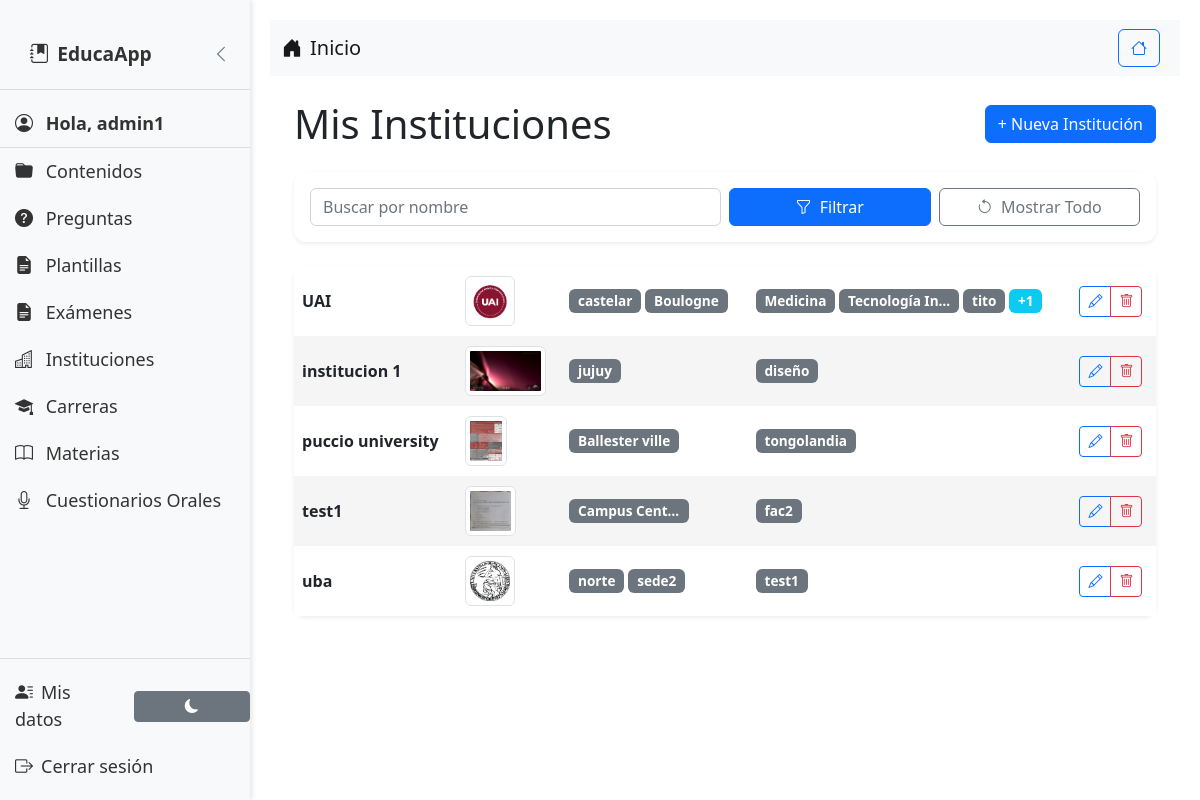
Screenshot of /instituciones-v2/ (signed in) with the database file from the repository.
### material/models.py (models this page shows, shortened)
class InstitutionV2(models.Model):
    name = models.CharField(
        max_length=255,
        verbose_name="Nombre",
        help_text="Nombre completo de la institución"
    )
    logo = models.ImageField(
        upload_to='institution_logos_v2/',
        null=True,
        blank=True,
        verbose_name="Logo",
        help_text="Subir imagen del logo institucional"
    )
    is_active = models.BooleanField(
        default=True,
        verbose_name="Activa",
        help_text="Indica si la institución está activa en el sistema"
    )
    created_at = models.DateTimeField(
        auto_now_add=True,
        verbose_name="Fecha de creación"
    )
    updated_at = models.DateTimeField(
        auto_now=True,
        verbose_name="Última actualización"
    )
    class Meta:
        verbose_name = "Institución V2"
        verbose_name_plural = "Instituciones V2"
        ordering = ['name']
        constraints = [
            models.UniqueConstraint(
                fields=['name'],
                condition=models.Q(is_active=True),
                name='unique_active_institution_name'
            )
        ]

class CampusV2(models.Model):
    institution = models.ForeignKey(
        InstitutionV2,
        on_delete=models.CASCADE,
        related_name='campusv2_set',
        verbose_name="Institución"
    )
    name = models.CharField(
        max_length=255,
        verbose_name="Nombre de la Sede",
        help_text="Nombre de la sede"
    )
    address = models.TextField(
        verbose_name="Dirección",
        help_text="Dirección completa de la sede",
        blank=True,
        null=True
    )
    is_active = models.BooleanField(
        default=True,
        verbose_name="Activa",
        help_text="Indica si la sede está activa"
    )
    created_at = models.DateTimeField(auto_now_add=True)
    updated_at = models.DateTimeField(auto_now=True)
    class Meta:
        verbose_name = "Sede V2"
        verbose_name_plural = "Sedes V2"
        constraints = [
            models.UniqueConstraint(
                fields=['institution', 'name'],
                name='unique_campus_name_per_institution'
            )
        ]

class FacultyV2(models.Model):
    institution = models.ForeignKey(
        InstitutionV2,
        on_delete=models.CASCADE,
        related_name='facultyv2_set',
        verbose_name="Institución"
    )
    name = models.CharField(
        max_length=255,
        verbose_name="Nombre de la Facultad",
        help_text="Nombre de la facultad"
    )
    is_active = models.BooleanField(
        default=True,
        verbose_name="Activa",
        help_text="Indica si la facultad está activa"
    )
    created_at = models.DateTimeField(auto_now_add=True)
    updated_at = models.DateTimeField(auto_now=True)
    class Meta:
        verbose_name = "Facultad"
        verbose_name_plural = "Facultades"
        ordering = ['name']
        unique_together = ['institution', 'name']

### material/views.py (the view)
# urls.py: path('instituciones-v2/', material_views.institution_v2_list, name='institution_v2_list'),
@login_required
def institution_v2_list(request):
    name_query = request.GET.get('name', '')
    favorite_only = request.GET.get('favorites') == 'on'
    institutions = InstitutionV2.objects.filter(
        userinstitution__user=request.user,
        is_active=True  # Solo mostrar instituciones activas
    )
    if name_query:
        institutions = institutions.filter(name__icontains=name_query)
    if favorite_only:
        institutions = institutions.filter(
            userinstitution__user=request.user,
            userinstitution__is_favorite=True
        )
    institutions = institutions.prefetch_related(
        'campusv2_set',
        'facultyv2_set'
    ).distinct()
    favorite_count = UserInstitution.objects.filter(
        user=request.user,
        is_favorite=True,
        institution__is_active=True  # Contar solo favoritos activos
    ).count()
    paginator = Paginator(institutions, 10)
    page_number = request.GET.get('page')
    page_obj = paginator.get_page(page_number)
    return render(request, 'material/institutions_v2/list.html', {
        'institutions': page_obj,
        'name_query': name_query,
        'favorite_only': favorite_only,
        'favorite_count': favorite_count,
    })

### material/templates/material/institutions_v2/list.html (shortened to what this page needs)
{% extends "material/base.html" %}
{% load static %}
{% block content %}
<div class="container mt-4">
    <div class="d-flex flex-column flex-md-row justify-content-between align-items-start align-items-md-center mb-4 gap-2">
        <h1 class="mb-2 mb-md-0">Mis Instituciones</h1>
        <a href="{% url 'material:create_institution_v2' %}" class="btn btn-primary">
            + Nueva Institución
        </a>
    </div>
    <div class="card mb-4 border-0 shadow-sm">
        <div class="card-body p-3">
            <form method="get" class="row g-2 align-items-center">
                <div class="col-12 col-md-6">
                    <input type="text" name="name" value="{{ name_query }}"
                           class="form-control" placeholder="Buscar por nombre">
                </div>
                <div class="col-6 col-md-3">
                    <button type="submit" class="btn btn-primary w-100">
                        <i class="bi bi-funnel me-1"></i> Filtrar
                    </button>
                </div>
                <div class="col-6 col-md-3">
                    <a href="{% url 'material:institution_v2_list' %}"
                       class="btn {% if name_query %}btn-warning{% else %}btn-outline-secondary{% endif %} w-100">
                        <i class="bi bi-arrow-counterclockwise me-1"></i> Mostrar Todo
                    </a>
                </div>
            </form>
        </div>
    </div>
    <div class="card border-0 shadow-sm">
        <div class="card-body p-0">
            <div class="table-responsive">
                <table class="table table-hover mb-0">
                    <tbody>
                        {% for institution in institutions %}
                            <tr class="position-relative {% cycle 'row-white' 'row-gray' %} institution-row">
                                <td class="align-middle border-0 d-none d-md-table-cell">
                                    <a href="{% url 'material:institution_v2_detail' institution.pk %}" class="text-decoration-none text-dark fw-bold institution-name">
                                        {{ institution.name }}
                                    </a>
                                </td>
                                <td class="align-middle border-0 d-none d-md-table-cell">
                                    {% if institution.logo %}
                                        <img src="{{ institution.logo.url }}" alt="Logo" class="img-thumbnail" style="max-height: 50px; min-height: 50px;">
                                    {% else %}
                                        <div style="height: 50px; display: flex; align-items: center;">
                                            <span class="text-muted no-logo-text">Sin logo</span>
                                        </div>
                                    {% endif %}
                                </td>
                                <td class="align-middle border-0 d-none d-md-table-cell">
                                    {% if institution.campusv2_set.all %}
                                        <div class="d-flex flex-wrap gap-1 align-items-center">
                                            {% for campus in institution.campusv2_set.all|slice:":3" %}
                                                <span class="badge bg-secondary text-white">{{ campus.name }}</span>
                                            {% endfor %}
                                        </div>
                                    {% else %}
                                        <span class="text-muted no-campus-text">Sin sedes</span>
                                    {% endif %}
                                </td>
                                <td class="align-middle border-0 d-none d-md-table-cell">
                                    {% if institution.facultyv2_set.all %}
                                        <div class="d-flex flex-wrap gap-1 align-items-center">
                                            {% for faculty in institution.facultyv2_set.all|slice:":3" %}
                                                <span class="badge bg-secondary text-white">{{ faculty.name }}</span>
                                            {% endfor %}
                                            {% if institution.facultyv2_set.count > 3 %}
                                                <span class="badge bg-info text-white">+{{ institution.facultyv2_set.count|add:"-3" }}</span>
                                            {% endif %}
                                        </div>
                                    {% else %}
                                        <span class="text-muted no-faculty-text">Sin facultades</span>
                                    {% endif %}
                                </td>
                                <td class="align-middle border-0 d-none d-md-table-cell">
                                    <div class="btn-group btn-group-sm">
                                        <a href="{% url 'material:edit_institution_v2' institution.pk %}" class="btn btn-outline-primary" title="Editar">
                                            <i class="bi bi-pencil"></i>
                                        </a>
                                        <a href="{% url 'material:delete_institution_v2' institution.pk %}" class="btn btn-outline-danger" title="Eliminar">
                                            <i class="bi bi-trash"></i>
                                        </a>
                                    </div>
                                </td>
                            </tr>
                        {% endfor %}
                    </tbody>
                </table>
            </div>
        </div>
    </div>
</div>
{% endblock %}

### material/templates/material/base.html (shortened to what this page needs)
{% load static %}
<!DOCTYPE html>
<html>
<head>
    <link href="https://cdn.jsdelivr.net/npm/bootstrap@5.3.0/dist/css/bootstrap.min.css" rel="stylesheet">
    <link rel="stylesheet" href="https://cdn.jsdelivr.net/npm/bootstrap-icons@1.10.0/font/bootstrap-icons.css">
    <link rel="stylesheet" href="{% static 'css/styles.css' %}">
    <link href="https://cdn.jsdelivr.net/npm/bootstrap@5.2.3/dist/css/bootstrap.min.css" rel="stylesheet">
    <link href="https://cdnjs.cloudflare.com/ajax/libs/font-awesome/6.0.0/css/all.min.css" rel="stylesheet">
     {% load static %}
</head>
<body>
    <div class="sidebar" id="sidebar">
        <div class="app-brand d-flex justify-content-between align-items-center">
            <a href="{% url 'material:index' %}" class="d-flex align-items-center">
                <i class="bi bi-journal-bookmark-fill me-2"></i>
                <span class="brand-text">EducaApp</span>
            </a>
            <button class="sidebar-toggle-internal" onclick="toggleSidebar()">
                <i class="bi bi-chevron-left"></i>
            </button>
        </div>
        {% if user.is_authenticated %}
            <div class="user-info">
                <i class="bi bi-person-circle me-2"></i>
                Hola, {{ user.username }}
            </div>
        {% endif %}
        <div class="menu-item" onclick="toggleSubmenu(this)">
            <i class="bi bi-folder-fill me-2"></i> Contenidos
        </div>
        <div class="menu-item" onclick="toggleSubmenu(this)">
            <i class="bi bi-question-circle-fill me-2"></i> Preguntas
        </div>
        <div class="menu-item" onclick="toggleSubmenu(this)">
            <i class="bi bi-file-earmark-text-fill me-2"></i> Plantillas
        </div>
         <div class="menu-item" onclick="toggleSubmenu(this)">
            <i class="bi bi-file-earmark-text-fill me-2"></i> Exámenes
        </div>
        <div class="menu-item" onclick="toggleSubmenu(this)">
            <i class="bi bi-buildings me-2"></i> Instituciones
        </div>
<div class="menu-item" onclick="toggleSubmenu(this)">
    <i class="bi bi-mortarboard-fill me-2"></i> Carreras
</div>
<div class="menu-item" onclick="toggleSubmenu(this)">
    <i class="bi bi-book me-2"></i> Materias
</div>
        <div class="menu-item" onclick="toggleSubmenu(this)">
            <i class="bi bi-mic me-2"></i> Cuestionarios Orales
        </div>
        <div class="bottom-links">
            <div class="d-flex justify-content-between align-items-center">
                <a href="{% url 'material:mis_datos' %}"><i class="bi bi-person-lines-fill me-2"></i>Mis datos</a>
                <button id="toggleMode" class="btn btn-secondary btn-sm mode-toggle-button">
                    <i class="bi bi-moon-fill"></i>
                </button>
            </div>
            {% if user.is_authenticated %}
                <form action="{% url 'logout' %}" method="post" class="d-inline">
                    <button type="submit" class="logout-button">
                        <i class="bi bi-box-arrow-right me-2"></i>Cerrar sesión
                    </button>
                </form>
            {% else %}
                <a href="{% url 'login' %}"><i class="bi bi-box-arrow-in-right me-2"></i>Iniciar sesión</a>
                <a href="{% url 'material:signup' %}"><i class="bi bi-person-plus me-2"></i>Registrarse</a>
            {% endif %}
        </div>
    </div>
    <div class="main-content" id="mainContent">
        <nav class="navbar navbar-expand-lg navbar-light bg-light">
            <div class="container-fluid">
                <a class="navbar-brand" href="{% url 'material:index' %}">
                    <i class="bi bi-house-door-fill me-2"></i>Inicio
                </a>
                <div class="d-flex">
                    <a href="{% url 'material:index' %}" class="btn btn-outline-primary me-2">
                        <i class="bi bi-house"></i>
                    </a>
                </div>
            </div>
        </nav>
        {% load message_tags %}
        <div class="container-fluid mt-3">
            {% block content %}
            {% endblock %}
        </div>
    </div>
</body>
</html>

### rows the page displays
InstitutionV2: name "UAI", logo (picture), facultyv2_set.count|add "1"
CampusV2: name "castelar"
CampusV2: name "Boulogne"
FacultyV2: name "Medicina"
FacultyV2: name "Tecnología In…"
FacultyV2: name "tito"
InstitutionV2: name "institucion 1", logo (picture)
CampusV2: name "jujuy"
FacultyV2: name "diseño"
InstitutionV2: name "puccio university", logo (picture)
CampusV2: name "Ballester ville"
FacultyV2: name "tongolandia"
InstitutionV2: name "test1", logo (picture)
CampusV2: name "Campus Cent…"
FacultyV2: name "fac2"
InstitutionV2: name "uba", logo (picture)
CampusV2: name "norte"
CampusV2: name "sede2"
FacultyV2: name "test1"

### other values shown
{{ user.username }} "admin1"
